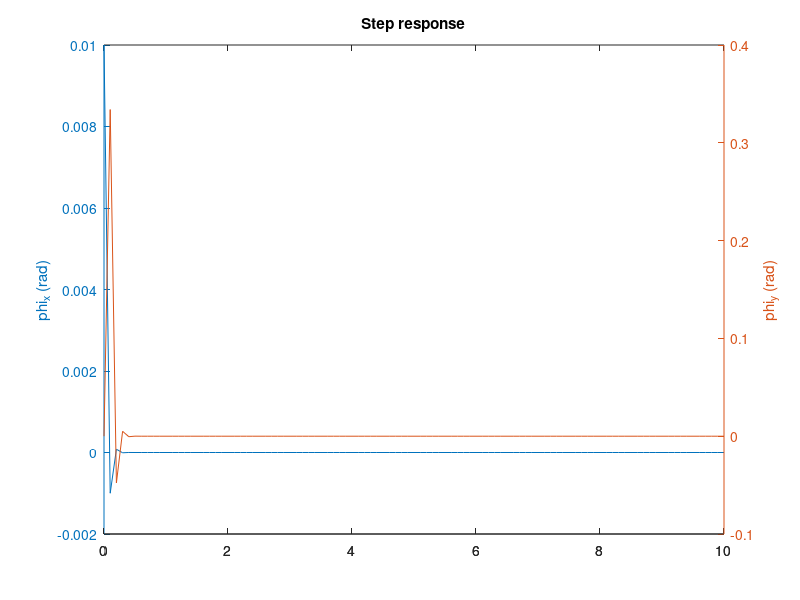
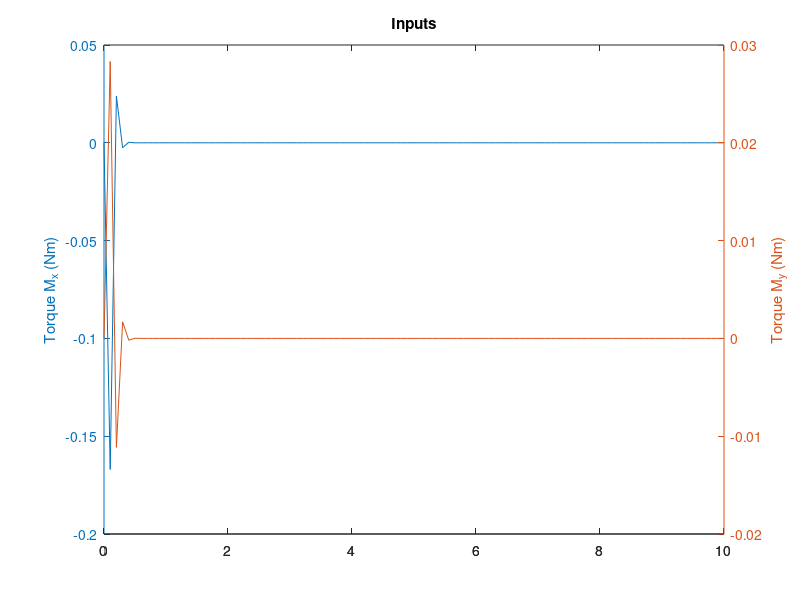
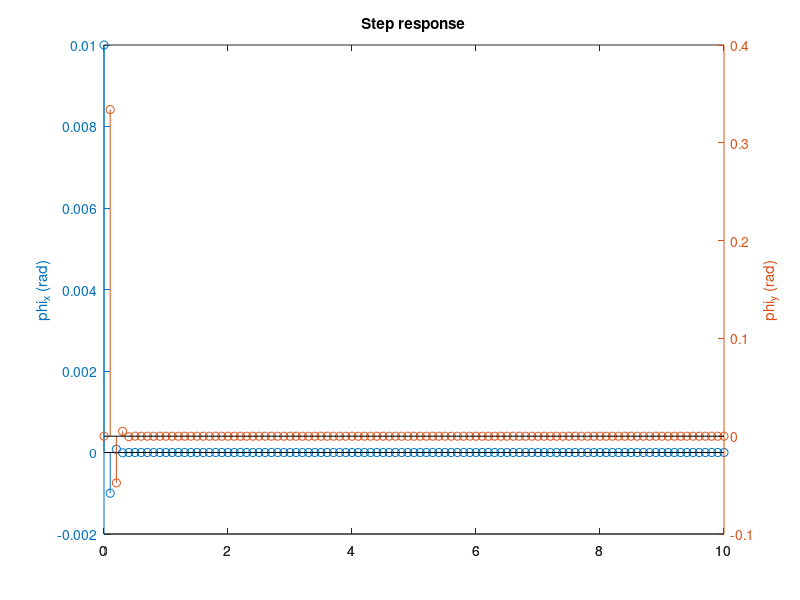
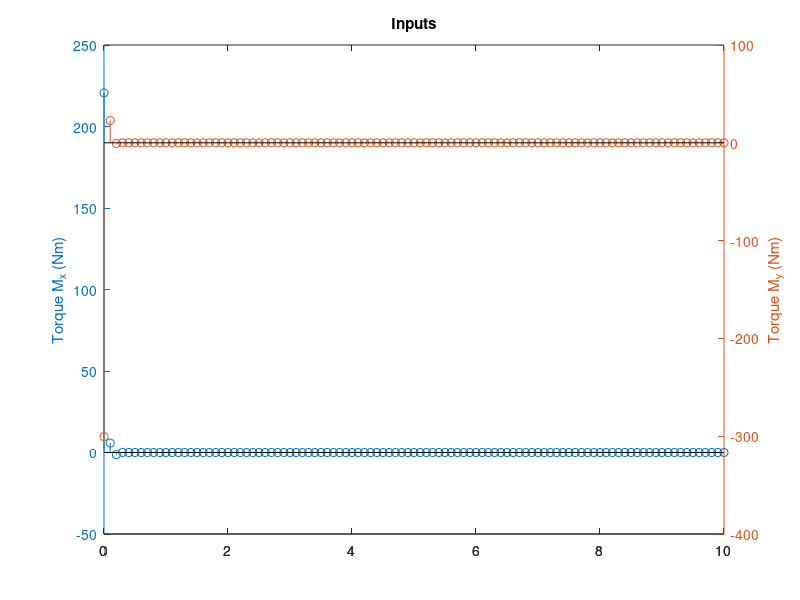

Write MATLAB code to recreate these figures, in order.
% Octave users
% pkg load control

%% User defined parameters 
m = 0.5; % mass (kg)
l = 0.1; % length (m)
g = 9.89; % gravitational acceleration (m / s^2)
omega_rpm = 1600; % speed of gyro (rpm)
omega = pi / 30 * omega_rpm;
% Inertial matrices
Ib = 0.01 * eye(3,3);
Ir = 0.002 * eye(3,3);

% F * h torque
F = 1;
h = 0.1;
tau = F * h;


%% Continuous Time Model

% Model definition
A = [0 1 0 0; 
    (-(Ir(3,3) + tau) / Ib(1,1) * omega^2) 0 0 (omega * (Ib(1,1) - Ir(3,3)) / Ib(1,1));
     0 0 0 1;
     0 ((Ir(3,3) - Ib(2,2)) / Ib(2,2) * omega) (-(Ir(3,3) + tau) / Ib(2,2) * omega^2) 0];

B = [0 0;
    (1 / Ib(1,1)) 0;
    0 0;
    0 (1 / Ib(2,2))];
 
C = eye(4, 4);
D = zeros(4, 2);

% State-space Model Definition
states = {'phi_x', 'phi_x_dot', 'phi_y', 'phi_y_dot'};
inputs = {'M_x' 'M_y'};

display('State-Space Model')
SS = ss(A, B, C, D, 'statename',states,'inputname',inputs,'outputname',states)

display('Transfer functions')
G = tf(SS)


% Extrema
x_1_max_deg = 5;
x_2_max_deg = 5;
x_1_max = 180 * x_1_max_deg / pi;
x_2_max = 180 * x_2_max_deg / pi;

M_x_max = 5e-2
M_y_max = M_x_max;

% Cheap control strategy
Q = C;
R = 4 * eye(2,2);
N = zeros(4,2);

[K, P, e] = lqr(A, B, Q, R, N);


% Controlled system

Ac = A - B * K;
Bc = zeros(4, 2);


SScl = ss(Ac, Bc, C, D,'statename',states,'inputname',inputs,'outputname',states);

t = 0 : 0.1 : 10;
r = zeros(2, length(t));
X0 = [0.01; 0; 0.01; 0];
[y,t,x]=lsim(SScl,r',t, X0);

% Feedback Control Law u = - K x
u_control = - (K * x')';

% Plots

% Outputs / States
figure;
[AX,~,~] = plotyy(t,y(:,1),t,y(:,2),'plot');
set(get(AX(1),'Ylabel'),'String','phi_x (rad)')
set(get(AX(2),'Ylabel'),'String','phi_y (rad)')
title('Step response')

% Torques
figure;
[AX,~,~] = plotyy(t,u_control(:,1),t,u_control(:,2),'plot');
set(get(AX(1),'Ylabel'),'String','Torque M_x (Nm)')
set(get(AX(2),'Ylabel'),'String','Torque M_y (Nm)')
title('Inputs')

%% Discretization
T = 1 / 100; % Sampling Period
SSd = c2d(SS, T, 'zoh');
Gz = tf(SSd);

[Kd, Pd, ed] = lqr(SSd.A, SSd.B, Q, R, N);

Acd = A - B * K;
SScld = ss(Ac, Bc, C, D,'statename',states,'inputname',inputs,'outputname',states);

[yd,t,xd]=lsim(SScl,r',t, X0);

% Feedback Control Law u = - K x
ud_control = - (Kd * xd')';

figure;
[AX,~,~] = plotyy(t,yd(:,1),t,yd(:,2),'stem');
set(get(AX(1),'Ylabel'),'String','phi_x (rad)')
set(get(AX(2),'Ylabel'),'String','phi_y (rad)')
title('Step response')

% Torques
figure;
[AX,~,~] = plotyy(t,ud_control(:,1),t,ud_control(:,2),'stem');
set(get(AX(1),'Ylabel'),'String','Torque M_x (Nm)')
set(get(AX(2),'Ylabel'),'String','Torque M_y (Nm)')
title('Inputs')
